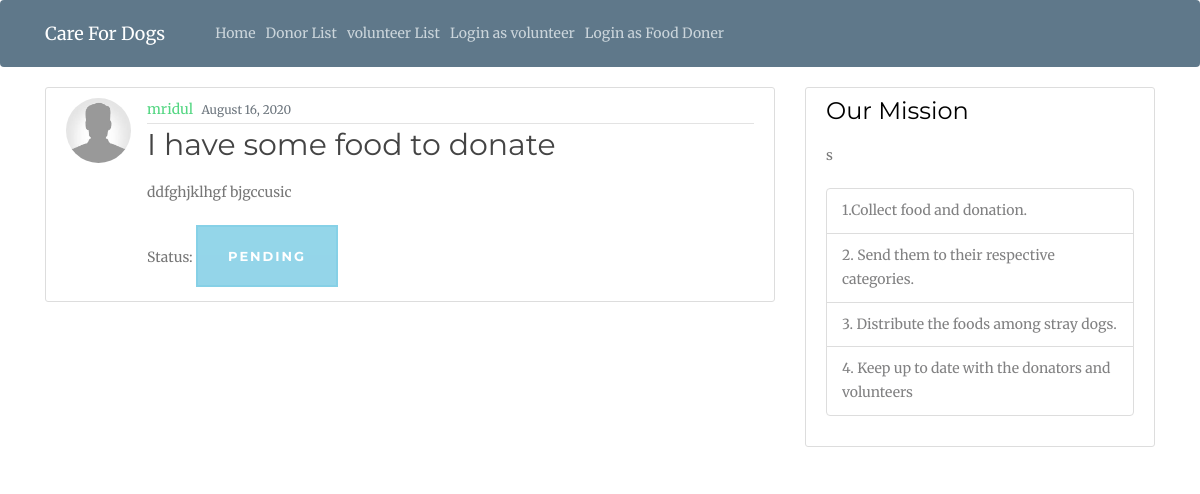
The app's page /post/2/ with its own data.
### food_doner/models.py (models this page shows, shortened)
class Doner_Post(models.Model):
    date = models.DateField()
    title = models.CharField(max_length = 100)
    food_des = models.TextField()
    date_posted = models.DateTimeField (default = timezone.now)
    username = models.ForeignKey(User, on_delete=models.CASCADE)
    status = models.IntegerField(default = 1)

class profile(models.Model):
    user = models.OneToOneField(User, on_delete = models.CASCADE)
    image = models.ImageField(default= 'default.jpg', upload_to = 'profile_pics')
    number = models.CharField(max_length = 100)
    address= models.CharField(max_length = 100)

### food_doner/views.py (the view)
# urls.py: path('post/<int:pk>/', PostView.as_view(), name='details'),
class PostView (DetailView):
    model = Doner_Post
    template_name = "food_doner/post_view.html"

### food_doner/templates/food_doner/post_view.html (shortened to what this page needs)
{% extends "food_doner/base.html" %}
{% block content %}
    <article class="media content-section">
        <img class="rounded-circle article-img" src="{{ object.username.profile.image.url }}">
        <div class="media-body">
            <div class="article-metadata">
                <a class="mr-2" href="#">{{ object.username }}</a>
                <small class="text-muted">{{ object.date_posted | date:"F d, Y" }}</small>
            </div>
            <h2 class="article-title">{{ object.title }}</h2>
            <p class="article-content">{{ object.food_des }}</p>
         Status:
                {% if object.status == 1 %}
                    <button class="btn btn-info" disabled>Pending</button>
                {% elif object.status == 2  %}
                    <button class="btn btn-success" disabled>Confirm to Take Delivery</button>
                {% else %}
                    <button class="btn btn-danger" disabled>Delivered</button>
                {% endif %}
        </div>
    </article>
{% endblock content %}

### food_doner/static/food_doner/main.css (style rules this page uses)
body { background: #fafafa; color: #333333; margin-top: 5rem; }
h1, h2, h3, h4, h5, h6 { color: #444444; }
.content-section { background: #ffffff; padding: 10px 20px; border: 1px solid #dddddd; border-radius: 3px; margin-bottom: 20px; }
.article-title { color: #444444; }
.article-content { white-space: pre-line; }
.article-img { height: 65px; width: 65px; margin-right: 16px; }
.article-metadata { padding-bottom: 1px; margin-bottom: 4px; border-bottom: 1px solid #e3e3e3 }

### food_doner/static/css/style.css (style rules this page uses)
body { font-family: "Merriweather", serif; font-weight: 400; font-size: 14px; line-height: 1.7; color: #777; background: #fff; }
a { color: #52D681; -webkit-transition: 0.5s; -o-transition: 0.5s; transition: 0.5s; }
p { margin-bottom: 20px; }
h1, h2, h3, h4, h5, h6, figure { color: #000; font-family: "Montserrat", sans-serif; font-weight: 400; margin: 0 0 20px 0; }
.btn { margin-right: 4px; margin-bottom: 4px; font-family: "Montserrat", sans-serif; font-size: 13px; font-weight: 700 !important; -webkit-border-radius: 0px; -moz-border-radius: 0px; -ms-border-radius: 0px; border-radius: 0px; letter-spacing: 2px; -webkit-transition: 0.5s; -o-transition: 0.5s; transition: 0.5s; padding: 20px 30px; text-transform: uppercase; text-shadow: none !important; -webkit-box-shadow: 0px 5px 10px 0px rgba(0, 0, 0, 0.15); -moz-box-shadow: 0px 5px 10px 0px rgba(0, 0, 0, 0.15); box-shadow: 0px 5px 10px 0px rgba(0, 0, 0, 0.15); }
.btn-info { background: #5bc0de; color: #fff; border: 2px solid #5bc0de; }

### records on screen
Doner_Post: username.profile.image (placeholder picture), username "mridul", date_posted "August 16, 2020", title "I have some food to donate", food_des "ddfghjklhgf bjgccusic"
